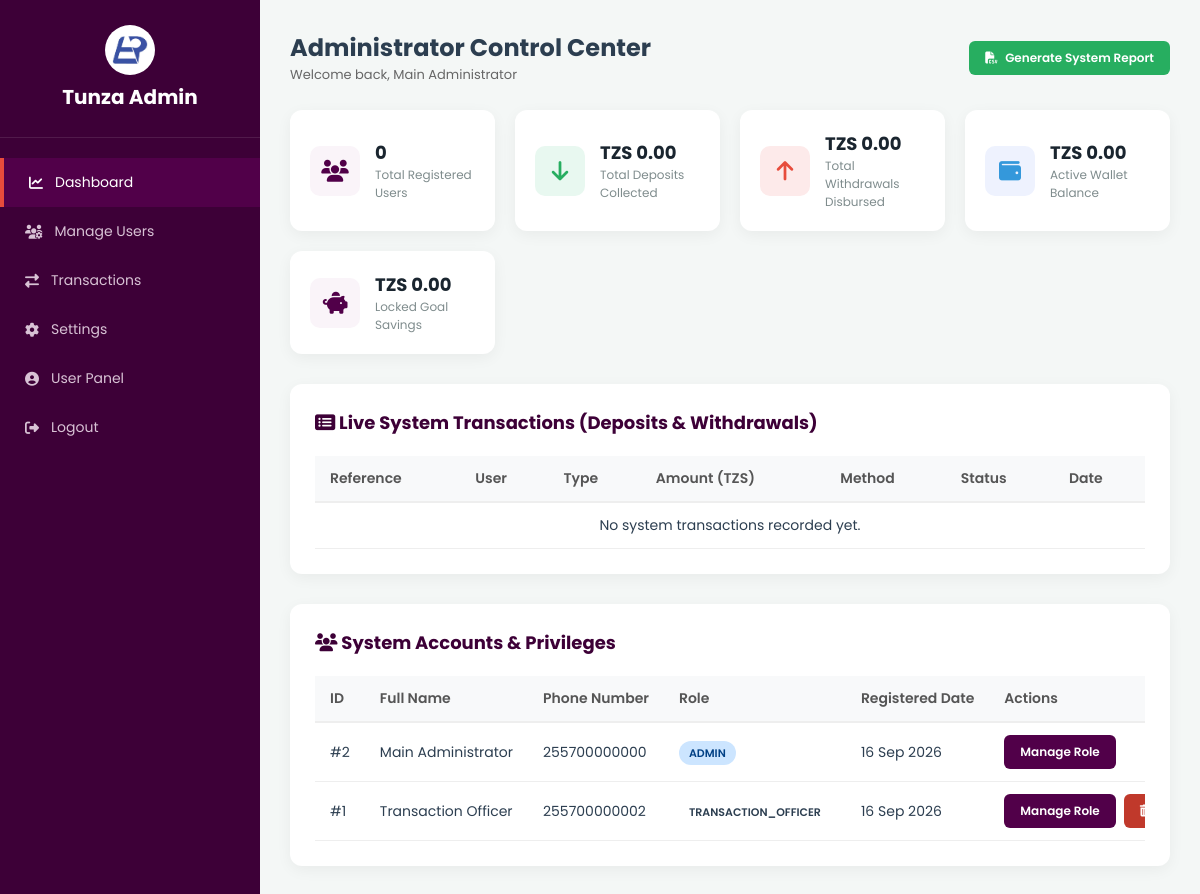
/admin/dashboard.php (signed in), run on the app's committed database.
### tables this page shows
CREATE TABLE IF NOT EXISTS `system_settings` (
    `setting_key` VARCHAR(60) PRIMARY KEY,
    `setting_value` TEXT NULL,
    `updated_at` TIMESTAMP DEFAULT CURRENT_TIMESTAMP ON UPDATE CURRENT_TIMESTAMP
);

CREATE TABLE IF NOT EXISTS users (
    id INT AUTO_INCREMENT PRIMARY KEY,
    full_name VARCHAR(100) NOT NULL,
    email VARCHAR(100) NOT NULL UNIQUE,
    phone_number VARCHAR(20) NOT NULL UNIQUE,
    password VARCHAR(255) NOT NULL,  
    profile_pic VARCHAR(255) DEFAULT 'default.png',
    created_at TIMESTAMP DEFAULT CURRENT_TIMESTAMP,
    updated_at TIMESTAMP DEFAULT CURRENT_TIMESTAMP ON UPDATE CURRENT_TIMESTAMP
);

### admin/dashboard.php (the view, shortened to what this page needs)
<?php
require_once '../database/auth.php';
$site_logo = 'assets/images/panta logo-07.jpg';
if (isset($pdo) && $pdo !== null) {
    try {
        $stmtLogo = $pdo->query("SELECT setting_value FROM system_settings WHERE setting_key = 'site_logo' LIMIT 1");
        if ($stmtLogo && $row = $stmtLogo->fetch(PDO::FETCH_ASSOC)) {
            if (!empty($row['setting_value'])) {
                $site_logo = $row['setting_value'];
            }
        }
    } catch (PDOException $e) {
    }
}
$current_admin_id = $_SESSION['admin_id'];
$user_name        = $_SESSION['admin_name'] ?? 'Administrator';
$totalUsers         = 0;
$totalDeposits      = 0;
$totalWithdrawals   = 0;
$totalWalletBal     = 0;
$totalSavings       = 0;
$recentTransactions = [];
$systemUsers        = [];
try {
    $totalUsers = $pdo->query("SELECT COUNT(*) FROM users WHERE role = 'user'")->fetchColumn() ?: 0;
    $totalDeposits = $pdo->query("
        SELECT SUM(amount)
        FROM transactions
        WHERE LOWER(type) = 'deposit'
        AND LOWER(status) IN ('completed', 'success', 'successful')
    ")->fetchColumn() ?: 0.00;
    $totalWithdrawals = $pdo->query("
        SELECT SUM(amount)
        FROM transactions
        WHERE LOWER(type) IN ('withdraw', 'withdrawal', 'payout')
        AND LOWER(status) IN ('completed', 'success', 'successful')
    ")->fetchColumn() ?: 0.00;
    $totalWalletBal = $pdo->query("SELECT SUM(balance) FROM wallets")->fetchColumn() ?: 0.00;
    $totalSavings = $pdo->query("SELECT SUM(current_amount) FROM savings_goals")->fetchColumn() ?: 0.00;
    $txnStmt = $pdo->query("
        SELECT t.*, u.full_name
        FROM transactions t
        JOIN users u ON t.user_id = u.id
        ORDER BY t.created_at DESC
        LIMIT 15
    ");
    if ($txnStmt) {
        $recentTransactions = $txnStmt->fetchAll(PDO::FETCH_ASSOC) ?: [];
    }
    $userStmt = $pdo->query("SELECT id, full_name, phone_number, role, created_at FROM users ORDER BY created_at DESC LIMIT 30");
    if ($userStmt) {
        $systemUsers = $userStmt->fetchAll(PDO::FETCH_ASSOC) ?: [];
    }
} catch (PDOException $e) {
    $error_msg = "System metric error: " . $e->getMessage();
}
?>
<!DOCTYPE html>
<html lang="en">
<head>
    <link rel="stylesheet" href="https://cdnjs.cloudflare.com/ajax/libs/font-awesome/6.4.0/css/all.min.css">
</head>
<body>
<div class="admin-container">
    <div class="sidebar" id="adminSidebar">
        <div class="sidebar-brand">
            <img src="../<?= htmlspecialchars($site_logo) ?>" alt="Tunza Logo" style="width: 50px; height: 50px; border-radius: 50%; object-fit: cover;">
            <h2>Tunza Admin</h2>
        </div>
        <ul class="sidebar-menu">
            <li class="active"><a href="dashboard.php"><i class="fas fa-chart-line"></i> Dashboard</a></li>
            <li><a href="users.php"><i class="fas fa-users-cog"></i> Manage Users</a></li>
            <li><a href="transactions.php"><i class="fas fa-exchange-alt"></i> Transactions</a></li>
            <li><a href="settings.php"><i class="fas fa-cog"></i> Settings</a></li>
            <li><a href="../pages/dashboard.php"><i class="fas fa-user-circle"></i> User Panel</a></li>
            <li><a href="../pages/logout.php"><i class="fas fa-sign-out-alt"></i> Logout</a></li>
        </ul>
    </div>
    <div class="main-content">
        <div class="header-bar">
            <div class="header-title-container">
                <div>
                    <h2>Administrator Control Center</h2>
                    <p style="font-size: 13px; color: #666;">Welcome back, <?= htmlspecialchars($user_name) ?></p>
                </div>
            </div>
            <a href="dashboard.php?action=export_report" class="btn-action btn-report">
                <i class="fas fa-file-csv"></i> Generate System Report
            </a>
        </div>
        <div class="stats-grid">
            <div class="stat-card">
                <div class="stat-icon"><i class="fas fa-users"></i></div>
                <div class="stat-info">
                    <h3><?= number_format($totalUsers) ?></h3>
                    <p>Total Registered Users</p>
                </div>
            </div>
            <div class="stat-card">
                <div class="stat-icon deposit"><i class="fas fa-arrow-down"></i></div>
                <div class="stat-info">
                    <h3>TZS <?= number_format($totalDeposits, 2) ?></h3>
                    <p>Total Deposits Collected</p>
                </div>
            </div>
            <div class="stat-card">
                <div class="stat-icon withdraw"><i class="fas fa-arrow-up"></i></div>
                <div class="stat-info">
                    <h3>TZS <?= number_format($totalWithdrawals, 2) ?></h3>
                    <p>Total Withdrawals Disbursed</p>
                </div>
            </div>
            <div class="stat-card">
                <div class="stat-icon wallet"><i class="fas fa-wallet"></i></div>
                <div class="stat-info">
                    <h3>TZS <?= number_format($totalWalletBal, 2) ?></h3>
                    <p>Active Wallet Balance</p>
                </div>
            </div>
            <div class="stat-card">
                <div class="stat-icon"><i class="fas fa-piggy-bank"></i></div>
                <div class="stat-info">
                    <h3>TZS <?= number_format($totalSavings, 2) ?></h3>
                    <p>Locked Goal Savings</p>
                </div>
            </div>
        </div>
        <div class="panel-section" id="transactions">
            <div class="panel-header">
                <h3><i class="fas fa-list-alt"></i> Live System Transactions (Deposits & Withdrawals)</h3>
            </div>
            <div class="table-responsive">
                <table class="data-table">
                    <thead>
                        <tr>
                            <th>Reference</th>
                            <th>User</th>
                            <th>Type</th>
                            <th>Amount (TZS)</th>
                            <th>Method</th>
                            <th>Status</th>
                            <th>Date</th>
                        </tr>
                    </thead>
                    <tbody>
                        <?php if (!empty($recentTransactions)): ?>
                            <?php foreach ($recentTransactions as $txn):
                                $txnType = strtolower($txn['type']);
                                $isWithdraw = in_array($txnType, ['withdraw', 'withdrawal', 'payout']);
                            ?>
                                <tr>
                                    <td><strong><?= htmlspecialchars($txn['reference_no']) ?></strong></td>
                                    <td><?= htmlspecialchars($txn['full_name']) ?></td>
                                    <td>
                                        <span class="type-tag <?= $isWithdraw ? 'withdraw' : 'deposit' ?>">
                                            <i class="fas fa-arrow-<?= $isWithdraw ? 'up' : 'down' ?>"></i>
                                            <?= strtoupper($txn['type']) ?>
                                        </span>
                                    </td>
                                    <td><strong><?= number_format($txn['amount'], 2) ?></strong></td>
                                    <td><?= htmlspecialchars($txn['payment_method']) ?></td>
                                    <td><span class="badge <?= strtolower($txn['status']) ?>"><?= htmlspecialchars($txn['status']) ?></span></td>
                                    <td><?= date('d M Y, H:i', strtotime($txn['created_at'])) ?></td>
                                </tr>
                            <?php endforeach; ?>
                        <?php else: ?>
                            <tr><td colspan="7" style="text-align: center;">No system transactions recorded yet.</td></tr>
                        <?php endif; ?>
                    </tbody>
                </table>
            </div>
        </div>
        <div class="panel-section" id="users">
            <div class="panel-header">
                <h3><i class="fas fa-users"></i> System Accounts & Privileges</h3>
            </div>
            <div class="table-responsive">
                <table class="data-table">
                    <thead>
                        <tr>
                            <th>ID</th>
                            <th>Full Name</th>
                            <th>Phone Number</th>
                            <th>Role</th>
                            <th>Registered Date</th>
                            <th>Actions</th>
                        </tr>
                    </thead>
                    <tbody>
                        <?php if (!empty($systemUsers)): ?>
                            <?php foreach ($systemUsers as $usr): ?>
                                <tr>
                                    <td>#<?= htmlspecialchars($usr['id']) ?></td>
                                    <td><?= htmlspecialchars($usr['full_name']) ?></td>
                                    <td><?= htmlspecialchars($usr['phone_number'] ?? 'N/A') ?></td>
                                    <td><span class="badge <?= strtolower($usr['role'] ?? 'user') ?>"><?= htmlspecialchars($usr['role'] ?? 'user') ?></span></td>
                                    <td><?= date('d M Y', strtotime($usr['created_at'])) ?></td>
                                    <td>
                                        <div class="action-cell">
                                            <a href="manage_role.php?id=<?= $usr['id'] ?>" class="btn-action">Manage Role</a>
                                            <?php if ($usr['id'] !== $current_admin_id && $usr['role'] !== 'admin'): ?>
                                                <button type="button" class="btn-action btn-danger" onclick="confirmDeleteUser(<?= $usr['id'] ?>, '<?= htmlspecialchars(addslashes($usr['full_name'])) ?>')">
                                                    <i class="fas fa-trash-alt"></i> Remove
                                                </button>
                                            <?php endif; ?>
                                        </div>
                                    </td>
                                </tr>
                            <?php endforeach; ?>
                        <?php else: ?>
                            <tr>
                                <td colspan="6" style="text-align: center;">No user accounts found.</td>
                            </tr>
                        <?php endif; ?>
                    </tbody>
                </table>
            </div>
        </div>
    </div>
</div>
</body>
</html>

### admin/dashboard.php (style rules this page uses)
* { margin: 0; padding: 0; box-sizing: border-box; font-family: 'Poppins', sans-serif; }
html, body { height: 100%; overflow: hidden; background-color: #f4f7f6; color: #2c3e50; }
.admin-container { display: flex; height: 100vh; width: 100vw; overflow: hidden; position: relative; }
.sidebar { width: 260px; height: 100vh; background: #3d0037; color: #fff; padding: 25px 0; flex-shrink: 0; transition: all 0.3s ease; z-index: 1000; overflow-y: auto; }
.sidebar-brand { text-align: center; padding-bottom: 25px; border-bottom: 1px solid rgba(255,255,255,0.1); }
.sidebar-brand h2 { font-size: 20px; color: #fff; }
.sidebar-menu { list-style: none; margin-top: 20px; }
.sidebar-menu li a { display: flex; align-items: center; gap: 12px; padding: 14px 25px; color: #d8c2d5; text-decoration: none; font-size: 14px; transition: 0.3s; }
.sidebar-menu li a:hover, .sidebar-menu li.active a { background: #510049; color: #fff; border-left: 4px solid #e74c3c; }
.main-content { flex-grow: 1; height: 100vh; padding: 30px; overflow-y: auto; width: calc(100vw - 260px); }
.header-bar { display: flex; justify-content: space-between; align-items: center; margin-bottom: 25px; gap: 15px; flex-wrap: wrap; }
.header-title-container { display: flex; align-items: center; gap: 15px; }
.stats-grid { display: grid; grid-template-columns: repeat(auto-fit, minmax(200px, 1fr)); gap: 20px; margin-bottom: 30px; }
.stat-card { background: #fff; padding: 20px; border-radius: 12px; box-shadow: 0 4px 15px rgba(0,0,0,0.05); display: flex; align-items: center; gap: 15px; }
.stat-icon { width: 50px; height: 50px; border-radius: 10px; background: #faf4f9; color: #510049; display: flex; align-items: center; justify-content: center; font-size: 22px; flex-shrink: 0; }
.stat-icon.deposit { background: #e8f8f0; color: #27ae60; }
.stat-icon.withdraw { background: #fdeaea; color: #e74c3c; }
.stat-icon.wallet { background: #eef2fe; color: #3498db; }
.stat-info h3 { font-size: 18px; font-weight: 700; color: #1a252f; word-break: break-word; }
.stat-info p { font-size: 12px; color: #7f8c8d; }
.panel-section { background: #fff; padding: 25px; border-radius: 12px; box-shadow: 0 4px 15px rgba(0,0,0,0.05); margin-bottom: 30px; }
.panel-header { display: flex; justify-content: space-between; align-items: center; margin-bottom: 20px; }
.panel-header h3 { font-size: 18px; color: #3d0037; }
.table-responsive { width: 100%; overflow-x: auto; }
.data-table { width: 100%; border-collapse: collapse; font-size: 14px; text-align: left; }
.data-table th { background: #f8f9fa; padding: 12px 15px; font-weight: 600; color: #555; border-bottom: 2px solid #eee; white-space: nowrap; }
.data-table td { padding: 12px 15px; border-bottom: 1px solid #eee; white-space: nowrap; }
.badge { padding: 4px 10px; border-radius: 20px; font-size: 11px; font-weight: 600; text-transform: uppercase; }
.badge.admin { background: #cce5ff; color: #004085; }
.btn-action { padding: 8px 16px; border: none; border-radius: 6px; background: #510049; color: #fff; cursor: pointer; font-size: 12px; font-weight: 600; transition: 0.3s; text-decoration: none; display: inline-flex; align-items: center; gap: 8px; }
.btn-report { background: #27ae60; }
.btn-danger { background: #c0392b; }
.action-cell { display: flex; gap: 8px; align-items: center; }

### data on the page
system_settings: setting_value (picture)
users: id "2", full_name "Main Administrator", phone_number "255700000000", role "ADMIN", created_at "16 Sep 2026"
users: id "1", full_name "Transaction Officer", phone_number "255700000002", role "TRANSACTION_OFFICER", created_at "16 Sep 2026"

### other printed values
$user_name "Main Administrator"
$totalUsers "0"
$totalDeposits "0.00"
$totalWithdrawals "0.00"
$totalWalletBal "0.00"
$totalSavings "0.00"
